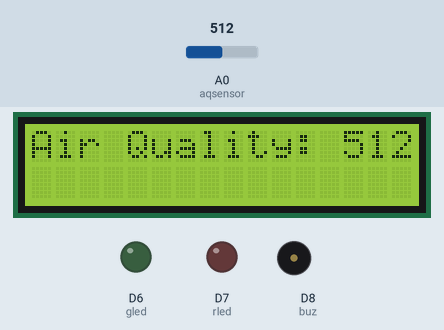
This sketch was run on a simulated ESP8266 (NodeMCU). On the bench: 16×2 character LCD, output pins drawn as LEDs (lit = HIGH), buzzer (waves = sounding, pin HIGH). The test bench sets the inputs (shaded band); at power-on: A0 (aqsensor) = 512. WiFi joins after 1.5 s; servers stay silent unless stated; what the sketch prints to the serial monitor is not drawn.

Above: at 11.2 s.
11.3 s: A0 (aqsensor) set to 483
At 14.2 s:
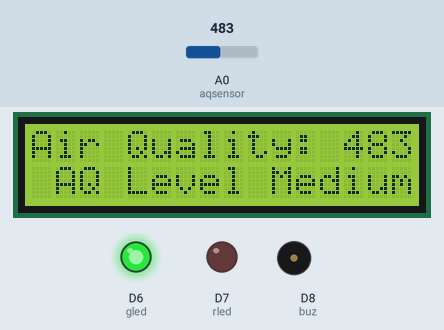
14.9 s: A0 (aqsensor) set to 145
At 17.8 s:
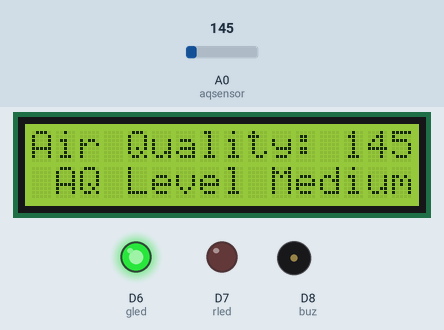
18.1 s: A0 (aqsensor) set to 122
At 20.9 s:
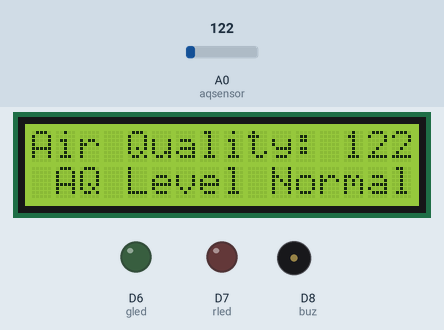
Timing chart, 0 to 22.4 s (numbered marks = the images above; inputs shaded):
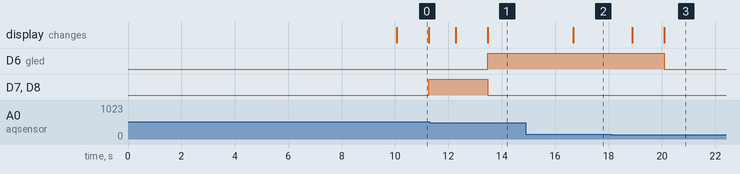

Measured:
- the behaviour switches between 500 and 499 on A0 (aqsensor) (found by bisection; images 0 and 1)
- the behaviour switches between 131 and 130 on A0 (aqsensor) (found by bisection; images 2 and 3)
- after the input at 11.3 s, D6 (gled): LOW → HIGH after 2.2 s; D7 (rled), D8 (buz): HIGH → LOW after 2.2 s; the display: first changes after 0.98 s (image 1 shows a later state)
- after the input at 14.9 s, the display: changes after 1.8 s (image 2)
- after the input at 18.1 s, D6 (gled): HIGH → LOW after 2.0 s; the display: first changes after 0.79 s (image 3 shows a later state)
- what the display in image 0 shows lasts 1.2 s, from 10.1 s to 11.3 s

The sketch:

air_pollution_thing_speak.ino
```cpp
#include <ESP8266WiFi.h>
#include <LiquidCrystal.h>  // include the library code:

// initialize the library by associating any needed LCD interface pin
// with the arduino pin number it is connected to
const int rs = D5, en = D4, d4 = D3, d5 = D2, d6 = D1, d7 = D0;
LiquidCrystal lcd(rs, en, d4, d5, d6, d7);

const int aqsensor = A0;  //output of mq135 connected to A0 pin of ESP-8266

int gled = D6;  //green led connected to pin 6
int rled = D7;  //red led connected to pin 7
int buz = D8;   //buzzer led connected to pin 8

String apiKey = "CCJWPWHC3NEW3EOR";     //  Enter your Write API key here
const char *ssid =  "Anonymous46";     // Enter your WiFi Name
const char *pass =  "itsme@123"; // Enter your WiFi Password
const char* server = "api.thingspeak.com";
WiFiClient client;

void setup() {
  // put your setup code here, to run once:
  pinMode (gled,OUTPUT);     // gled is connected as output from ESP-8266
  pinMode (aqsensor,INPUT); // MQ135 is connected as INPUT to ESP-8266
  pinMode (rled,OUTPUT);
  pinMode (buz,OUTPUT);

  Serial.begin (115200);      //begin serial communication with baud rate of 115200

  lcd.clear();              // clear lcd
  lcd.begin (16,2);         // consider 16,2 lcd

  Serial.println("Connecting to ");
  lcd.print("Connecting.... ");
  Serial.println(ssid);
  WiFi.begin(ssid, pass);
//  while (WiFi.status() != WL_CONNECTED)
//  {
//    delay(1000);
//    Serial.print(".");
//    lcd.print(".");
//  }
  Serial.println("");
  Serial.println("WiFi connected");
  Serial.print("IP Address: ");
  delay(5000);
  Serial.println(WiFi.localIP());
  delay(5000);
}

void loop() {
  // put your main code here, to run repeatedly:

    int ppm = analogRead(aqsensor); //read MQ135 analog outputs at A0 and store it in ppm

  Serial.print("Air Quality: ");  //print message in serail monitor
  Serial.println(ppm);            //print value of ppm in serial monitor

  lcd.setCursor(0,0);             // set cursor of lcd to 1st row and 1st column
  lcd.print("Air Quality: ");      // print message on lcd
  lcd.print(ppm);                 // print value of MQ135
  delay(1000);

  if (client.connect(server,80))
                      {
                             String postStr = apiKey;
                             postStr +="&field1=";
                             postStr += String(ppm);
                             postStr += "\r\n\r\n";

                             client.print("POST /update HTTP/1.1\n");
                             client.print("Host: api.thingspeak.com\n");
                             client.print("Connection: close\n");
                             client.print("X-THINGSPEAKAPIKEY: "+apiKey+"\n");
                             client.print("Content-Type: application/x-www-form-urlencoded\n");
                             client.print("Content-Length: ");
                             client.print(postStr.length());
                             client.print("\n\n");
                             client.print(postStr);
                             Serial.print("Air Quality: ");
                             Serial.print(ppm);
                             Serial.println(" PPM.Send to Thingspeak.");
                        }
  if(ppm <= 130)
  {
    digitalWrite(gled,LOW);   //jump here if ppm is not greater than threshold and turn off gled
    digitalWrite(rled,LOW);
    digitalWrite(buz,LOW);   //Turn off Buzzer
    lcd.setCursor(1,1);
    lcd.print ("AQ Level Normal");
    Serial.println("AQ Level Normal");
  }
  else if (ppm > 130 && ppm < 500)
  {
    digitalWrite(gled,HIGH);   //jump here if ppm is not greater than threshold and turn off gled
    digitalWrite(rled,LOW);
    digitalWrite(buz,LOW);   //Turn off Buzzer
    lcd.setCursor(1,1);
    lcd.print ("AQ Level Medium");
    Serial.println("AQ Level Medium");
  }
  else
  {
    lcd.setCursor(1,1);         //jump here if ppm is greater than threshold
    lcd.print("AQ Level Danger!");
    Serial.println("AQ Level Danger!");
    digitalWrite(gled,LOW);
    digitalWrite(rled,HIGH);
    digitalWrite(buz,HIGH);     //Turn ON Buzzer
  }

          client.stop();
          Serial.println("Waiting...");
          delay(1000);

}
```
